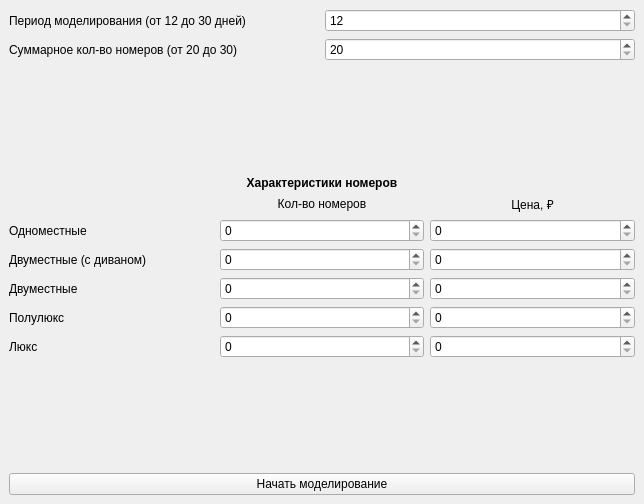
<?xml version="1.0" encoding="UTF-8"?>
<ui version="4.0">
 <class>MainWindow</class>
 <widget class="QMainWindow" name="MainWindow">
  <property name="geometry">
   <rect>
    <x>0</x>
    <y>0</y>
    <width>644</width>
    <height>504</height>
   </rect>
  </property>
  <property name="sizePolicy">
   <sizepolicy hsizetype="Preferred" vsizetype="Preferred">
    <horstretch>0</horstretch>
    <verstretch>0</verstretch>
   </sizepolicy>
  </property>
  <property name="windowTitle">
   <string>Введите параметры</string>
  </property>
  <widget class="QWidget" name="centralwidget">
   <layout class="QVBoxLayout" name="verticalLayout_3">
    <item>
     <layout class="QVBoxLayout" name="verticalLayout_2">
      <item>
       <layout class="QGridLayout" name="gridLayout_2">
        <item row="0" column="1">
         <widget class="QSpinBox" name="period">
          <property name="minimum">
           <number>12</number>
          </property>
          <property name="maximum">
           <number>30</number>
          </property>
         </widget>
        </item>
        <item row="0" column="0">
         <widget class="QLabel" name="label">
          <property name="text">
           <string>Период моделирования (от 12 до 30 дней)</string>
          </property>
         </widget>
        </item>
       </layout>
      </item>
      <item>
       <layout class="QGridLayout" name="gridLayout_4">
        <item row="0" column="0">
         <widget class="QLabel" name="label_10">
          <property name="text">
           <string>Суммарное кол-во номеров (от 20 до 30)</string>
          </property>
         </widget>
        </item>
        <item row="0" column="1">
         <widget class="QSpinBox" name="rooms_cnt">
          <property name="minimum">
           <number>20</number>
          </property>
          <property name="maximum">
           <number>30</number>
          </property>
         </widget>
        </item>
       </layout>
      </item>
     </layout>
    </item>
    <item>
     <spacer name="verticalSpacer">
      <property name="orientation">
       <enum>Qt::Vertical</enum>
      </property>
      <property name="sizeHint" stdset="0">
       <size>
        <width>20</width>
        <height>40</height>
       </size>
      </property>
     </spacer>
    </item>
    <item>
     <layout class="QVBoxLayout" name="verticalLayout">
      <item>
       <widget class="QLabel" name="label_2">
        <property name="text">
         <string>&lt;html&gt;&lt;head/&gt;&lt;body&gt;&lt;p align=&quot;center&quot;&gt;&lt;span style=&quot; font-weight:700;&quot;&gt;Характеристики номеров&lt;/span&gt;&lt;/p&gt;&lt;/body&gt;&lt;/html&gt;</string>
        </property>
       </widget>
      </item>
      <item>
       <layout class="QGridLayout" name="gridLayout_5">
        <item row="0" column="2">
         <widget class="QLabel" name="label_9">
          <property name="text">
           <string>&lt;html&gt;&lt;head/&gt;&lt;body&gt;&lt;p align=&quot;center&quot;&gt;Цена, ₽&lt;/p&gt;&lt;/body&gt;&lt;/html&gt;</string>
          </property>
         </widget>
        </item>
        <item row="1" column="0" colspan="3">
         <layout class="QGridLayout" name="gridLayout_3">
          <item row="0" column="2">
           <widget class="QSpinBox" name="price_1">
            <property name="maximum">
             <number>100000</number>
            </property>
            <property name="singleStep">
             <number>1000</number>
            </property>
           </widget>
          </item>
          <item row="1" column="2">
           <widget class="QSpinBox" name="price_2">
            <property name="maximum">
             <number>100000</number>
            </property>
            <property name="singleStep">
             <number>1000</number>
            </property>
           </widget>
          </item>
          <item row="3" column="0">
           <widget class="QLabel" name="label_6">
            <property name="text">
             <string>Полулюкс</string>
            </property>
           </widget>
          </item>
          <item row="4" column="0">
           <widget class="QLabel" name="label_7">
            <property name="text">
             <string>Люкс</string>
            </property>
           </widget>
          </item>
          <item row="1" column="0">
           <widget class="QLabel" name="label_4">
            <property name="text">
             <string>Двуместные (с диваном)</string>
            </property>
           </widget>
          </item>
          <item row="2" column="1">
           <widget class="QSpinBox" name="cnt_3">
            <property name="minimum">
             <number>0</number>
            </property>
            <property name="maximum">
             <number>30</number>
            </property>
            <property name="value">
             <number>0</number>
            </property>
           </widget>
          </item>
          <item row="2" column="2">
           <widget class="QSpinBox" name="price_3">
            <property name="maximum">
             <number>100000</number>
            </property>
            <property name="singleStep">
             <number>1000</number>
            </property>
           </widget>
          </item>
          <item row="4" column="1">
           <widget class="QSpinBox" name="cnt_5">
            <property name="maximum">
             <number>30</number>
            </property>
           </widget>
          </item>
          <item row="2" column="0">
           <widget class="QLabel" name="label_5">
            <property name="text">
             <string>Двуместные</string>
            </property>
           </widget>
          </item>
          <item row="1" column="1">
           <widget class="QSpinBox" name="cnt_2">
            <property name="minimum">
             <number>0</number>
            </property>
            <property name="maximum">
             <number>30</number>
            </property>
            <property name="value">
             <number>0</number>
            </property>
           </widget>
          </item>
          <item row="4" column="2">
           <widget class="QSpinBox" name="price_5">
            <property name="maximum">
             <number>100000</number>
            </property>
            <property name="singleStep">
             <number>1000</number>
            </property>
           </widget>
          </item>
          <item row="3" column="2">
           <widget class="QSpinBox" name="price_4">
            <property name="maximum">
             <number>100000</number>
            </property>
            <property name="singleStep">
             <number>1000</number>
            </property>
           </widget>
          </item>
          <item row="3" column="1">
           <widget class="QSpinBox" name="cnt_4">
            <property name="minimum">
             <number>0</number>
            </property>
            <property name="maximum">
             <number>30</number>
            </property>
            <property name="singleStep">
             <number>1</number>
            </property>
            <property name="value">
             <number>0</number>
            </property>
           </widget>
          </item>
          <item row="0" column="0">
           <widget class="QLabel" name="label_3">
            <property name="text">
             <string>Одноместные</string>
            </property>
           </widget>
          </item>
          <item row="0" column="1">
           <widget class="QSpinBox" name="cnt_1">
            <property name="minimum">
             <number>0</number>
            </property>
            <property name="maximum">
             <number>30</number>
            </property>
            <property name="value">
             <number>0</number>
            </property>
           </widget>
          </item>
         </layout>
        </item>
        <item row="0" column="1">
         <widget class="QLabel" name="label_8">
          <property name="enabled">
           <bool>true</bool>
          </property>
          <property name="text">
           <string>&lt;html&gt;&lt;head/&gt;&lt;body&gt;&lt;p align=&quot;center&quot;&gt;Кол-во номеров&lt;/p&gt;&lt;/body&gt;&lt;/html&gt;</string>
          </property>
         </widget>
        </item>
       </layout>
      </item>
     </layout>
    </item>
    <item>
     <spacer name="verticalSpacer_2">
      <property name="orientation">
       <enum>Qt::Vertical</enum>
      </property>
      <property name="sizeHint" stdset="0">
       <size>
        <width>20</width>
        <height>40</height>
       </size>
      </property>
     </spacer>
    </item>
    <item>
     <widget class="QPushButton" name="start">
      <property name="text">
       <string>Начать моделирование</string>
      </property>
     </widget>
    </item>
   </layout>
  </widget>
 </widget>
 <resources/>
 <connections/>
</ui>
